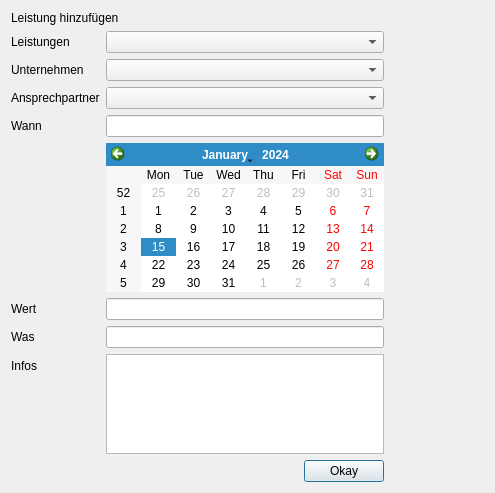
<?xml version="1.0" encoding="UTF-8"?>
<ui version="4.0">
 <class>Activity</class>
 <widget class="QDialog" name="Activity">
  <property name="geometry">
   <rect>
    <x>0</x>
    <y>0</y>
    <width>495</width>
    <height>493</height>
   </rect>
  </property>
  <property name="windowTitle">
   <string>Dialog</string>
  </property>
  <layout class="QVBoxLayout" name="verticalLayout">
   <item>
    <widget class="QLabel" name="l_dialogTitle">
     <property name="text">
      <string>Leistung hinzufügen</string>
     </property>
    </widget>
   </item>
   <item>
    <layout class="QFormLayout" name="formLayout">
     <property name="rightMargin">
      <number>100</number>
     </property>
     <item row="1" column="0">
      <widget class="QLabel" name="label_1">
       <property name="text">
        <string>Unternehmen</string>
       </property>
      </widget>
     </item>
     <item row="1" column="1">
      <widget class="QComboBox" name="cb_company">
       <property name="placeholderText">
        <string>Unternehmen...</string>
       </property>
      </widget>
     </item>
     <item row="2" column="0">
      <widget class="QLabel" name="label_6">
       <property name="text">
        <string>Ansprechpartner</string>
       </property>
      </widget>
     </item>
     <item row="2" column="1">
      <widget class="QComboBox" name="cb_person">
       <property name="placeholderText">
        <string>Ansprechpartner...</string>
       </property>
      </widget>
     </item>
     <item row="3" column="0">
      <widget class="QLabel" name="label_2">
       <property name="text">
        <string>Wann</string>
       </property>
      </widget>
     </item>
     <item row="3" column="1">
      <widget class="QLineEdit" name="le_when">
       <property name="readOnly">
        <bool>true</bool>
       </property>
      </widget>
     </item>
     <item row="5" column="0">
      <widget class="QLabel" name="label_3">
       <property name="text">
        <string>Wert</string>
       </property>
      </widget>
     </item>
     <item row="5" column="1">
      <widget class="QLineEdit" name="le_value"/>
     </item>
     <item row="6" column="0">
      <widget class="QLabel" name="label_4">
       <property name="text">
        <string>Was</string>
       </property>
      </widget>
     </item>
     <item row="6" column="1">
      <widget class="QLineEdit" name="le_what"/>
     </item>
     <item row="7" column="0">
      <widget class="QLabel" name="label_5">
       <property name="text">
        <string>Infos</string>
       </property>
      </widget>
     </item>
     <item row="7" column="1">
      <widget class="QTextEdit" name="te_info"/>
     </item>
     <item row="4" column="1">
      <widget class="QCalendarWidget" name="cw_calender">
       <property name="gridVisible">
        <bool>false</bool>
       </property>
       <property name="navigationBarVisible">
        <bool>true</bool>
       </property>
       <property name="dateEditEnabled">
        <bool>true</bool>
       </property>
      </widget>
     </item>
     <item row="8" column="1">
      <layout class="QHBoxLayout" name="horizontalLayout_2">
       <item>
        <spacer name="horizontalSpacer_2">
         <property name="orientation">
          <enum>Qt::Horizontal</enum>
         </property>
         <property name="sizeHint" stdset="0">
          <size>
           <width>40</width>
           <height>20</height>
          </size>
         </property>
        </spacer>
       </item>
       <item>
        <widget class="QPushButton" name="pb_okay">
         <property name="text">
          <string>Okay</string>
         </property>
        </widget>
       </item>
      </layout>
     </item>
     <item row="0" column="0">
      <widget class="QLabel" name="label_7">
       <property name="text">
        <string>Leistungen</string>
       </property>
      </widget>
     </item>
     <item row="0" column="1">
      <widget class="QComboBox" name="cb_activity">
       <property name="placeholderText">
        <string>Leistungen...</string>
       </property>
      </widget>
     </item>
    </layout>
   </item>
  </layout>
 </widget>
 <tabstops>
  <tabstop>cb_activity</tabstop>
  <tabstop>cb_company</tabstop>
  <tabstop>cb_person</tabstop>
  <tabstop>le_when</tabstop>
  <tabstop>cw_calender</tabstop>
  <tabstop>le_value</tabstop>
  <tabstop>le_what</tabstop>
  <tabstop>te_info</tabstop>
  <tabstop>pb_okay</tabstop>
 </tabstops>
 <resources/>
 <connections/>
</ui>
